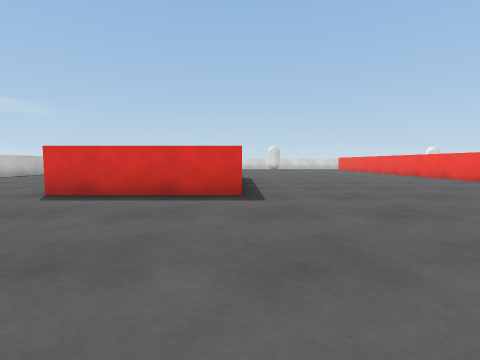
View 1 (above)

24 first-person views from a walk through a 3-D level made in the Unity game engine. The camera is 0.68 m above the floor, tilts 4° down and sees 85° across. The floor is counted in squares, 1 m on a side. Each view is taken from the middle of a square. On the plan, view 1 faces up. The plan holds only what a view shows up to about 9 squares ahead; the rest is blank. The place goes on beyond the plan. The player character is not drawn. Surface patterns are stand-ins for the level's own textures.

View 2
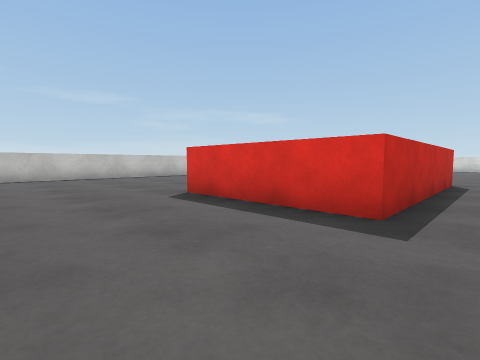

View 3
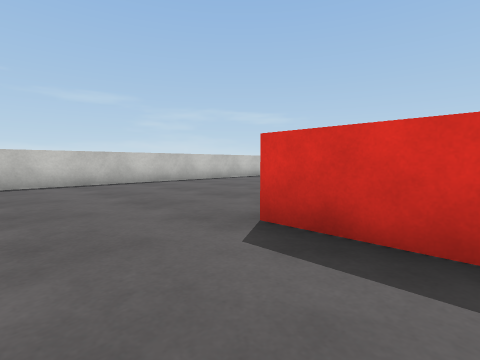

View 4
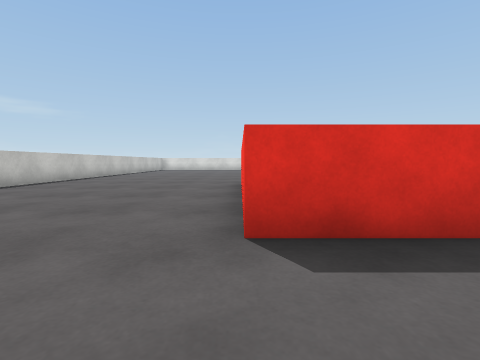

View 5
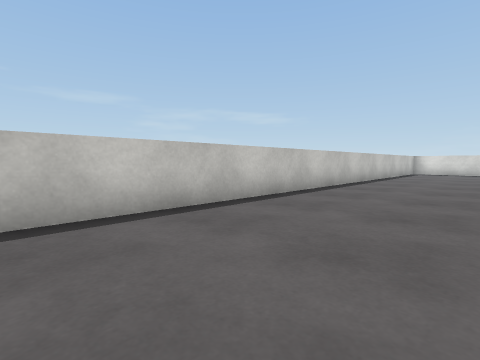

View 6
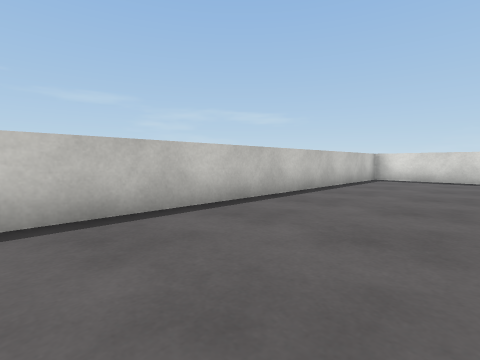

View 7
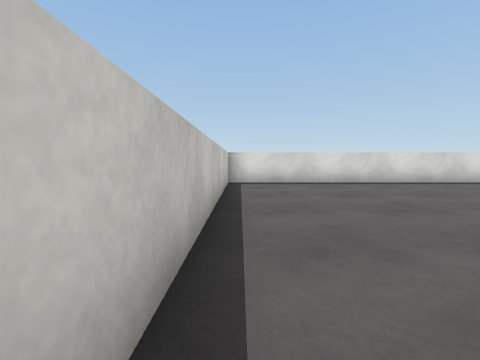

View 8
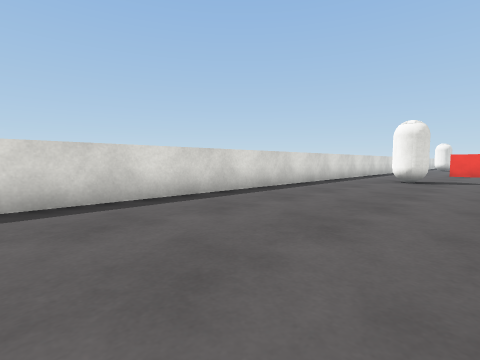

View 9
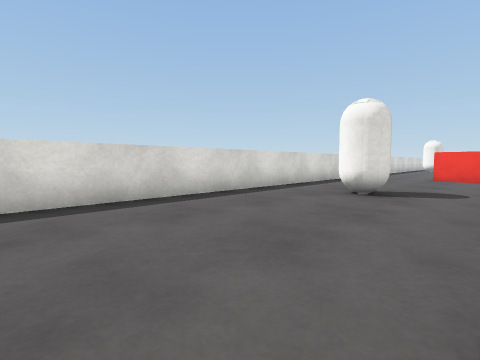

View 10
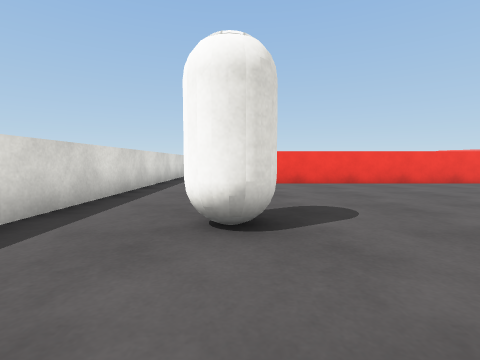

View 11
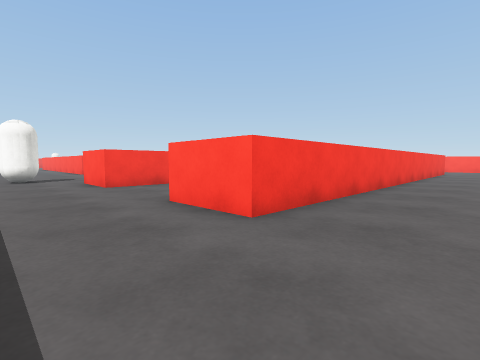

View 12
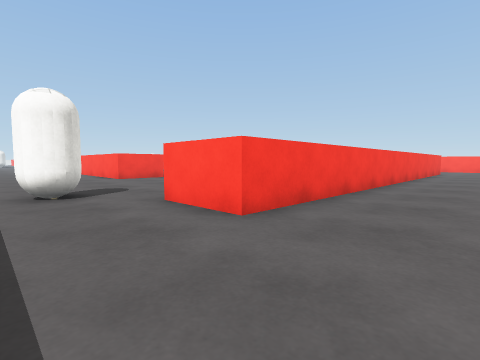

View 13
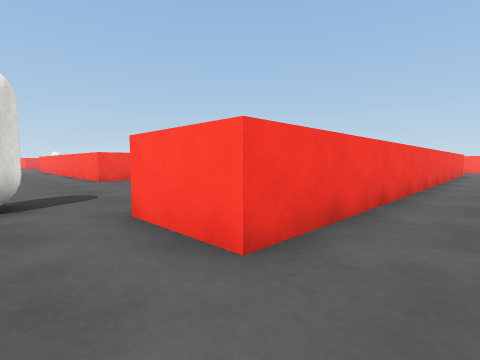

View 14
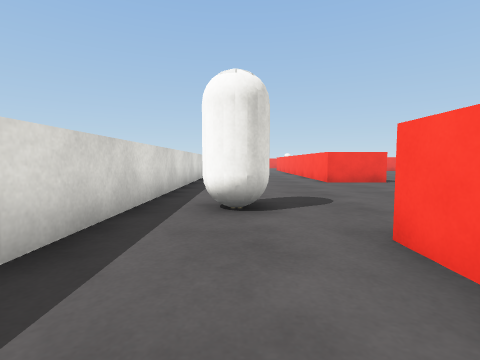

View 15
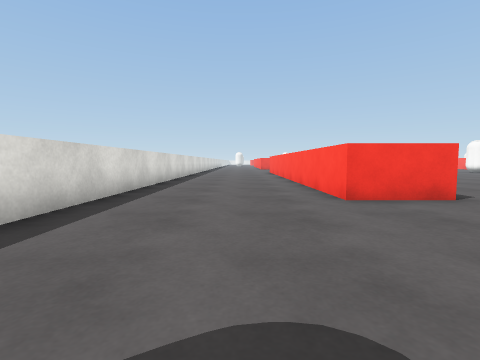

View 16
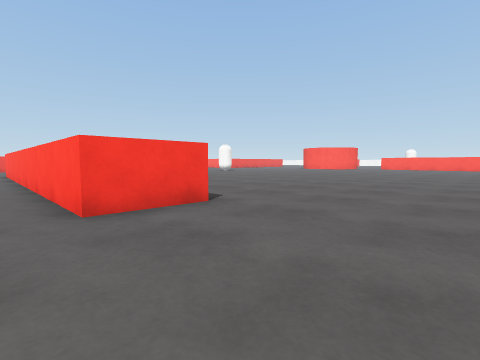

View 17
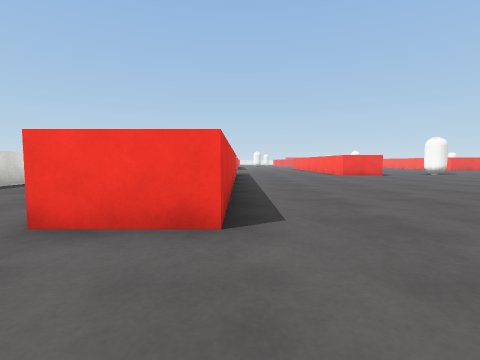

View 18
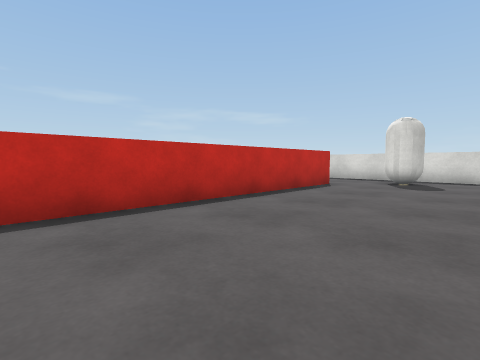

View 19
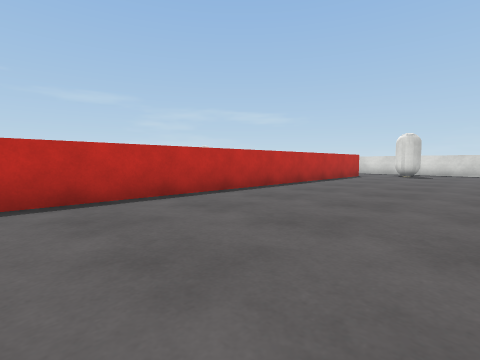

View 20
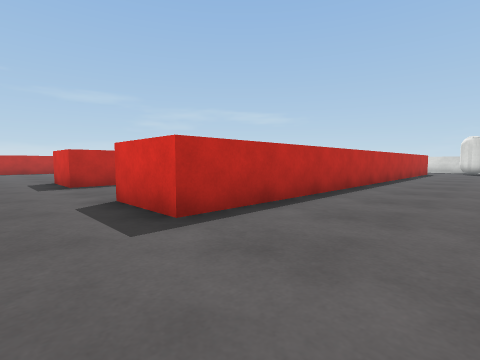

View 21
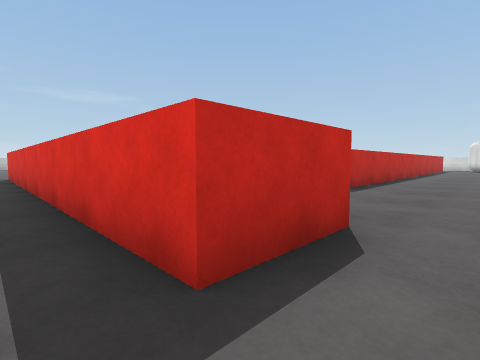

View 22
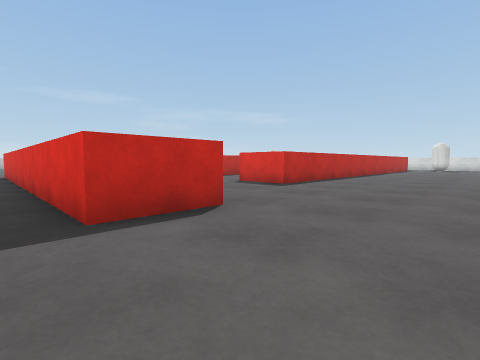

View 23
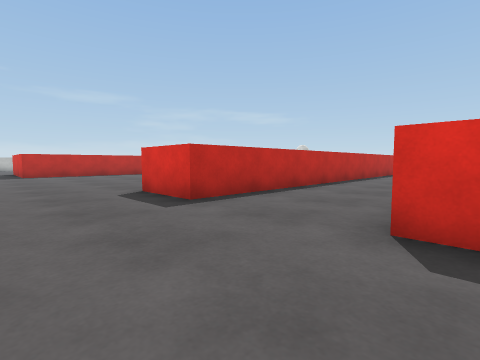

View 24
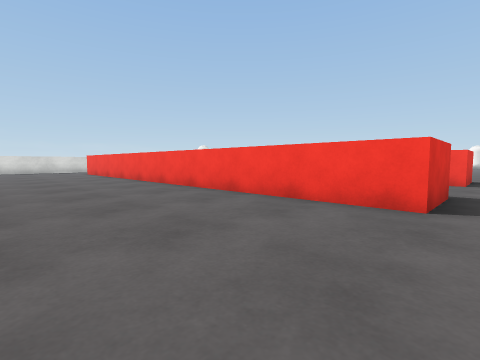

### Floor plan
Points are (right, up) in squares from view 1. A wall is a line through its corners. A room is listed if a view was taken in it or the views show most of it. See-through windows are left out.
Room 1 (views 1, 2, 3, 4, 5, 6, 7, 8, 9, 10, 11, 24)
walls: (0, 11.4) (0, 5.3) (-4, 5.3); (8.1, 6.7) (8.1, 21.7); (9, 24.6) (-10.4, 24.6) (-10.4, 2.5)
ways out: opening at (8, 5) to room 2; opening at (9, 23) to room 2
objects: capsule (3, 22)
Room 2 (views 12, 13, 14, 15, 16, 17, 18, 19, 20, 21, 22, 23)
walls: (13.3, 11.5) (13.3, 21.7) (15.2, 21.7) (15.2, 6.7) (13.3, 6.7) (13.3, 7.1); (10.1, 12.9) (10.1, 6.7) (8.1, 6.7); (16.9, 2.8) (16.9, 0.8) (6, 0.8); (26.4, 18.2) (21.6, 18.2) (21.6, 20.1) (27.5, 20.1); (8.1, 21.7) (10.1, 21.7); (27, 24.6) (14.6, 24.6)
ways out: opening at (8, 5) to room 1; opening at (9, 23) to room 1
objects: capsule (17, 23)

Where each view was taken, in squares from view 1:
view 1: 0 up, 0 right, facing up
view 2: 2 up, 1 right, facing up-left
view 3: 3 up, 2 left, facing up-left
view 4: 3 up, 4 left, facing up
view 5: 8 up, 7 left, facing up-left
view 6: 14 up, 7 left, facing up-left
view 7: 16 up, 10 left, facing up
view 8: 20 up, 7 left, facing up-right
view 9: 20 up, 3 left, facing up-right
view 10: 22 up, 0 right, facing right
view 11: 24 up, 6 right, facing down-right
view 12: 24 up, 11 right, facing down-right
view 13: 23 up, 12 right, facing down-right
view 14: 23 up, 13 right, facing right
view 15: 22 up, 17 right, facing right
view 16: 21 up, 18 right, facing down-right
view 17: 18 up, 19 right, facing right
view 18: 14 up, 19 right, facing up-left
view 19: 9 up, 20 right, facing up-left
view 20: 5 up, 18 right, facing up-left
view 21: 0 up, 18 right, facing up-left
view 22: 0 up, 20 right, facing up-left
view 23: 4 up, 14 right, facing up-left
view 24: 6 up, 4 right, facing up-right
